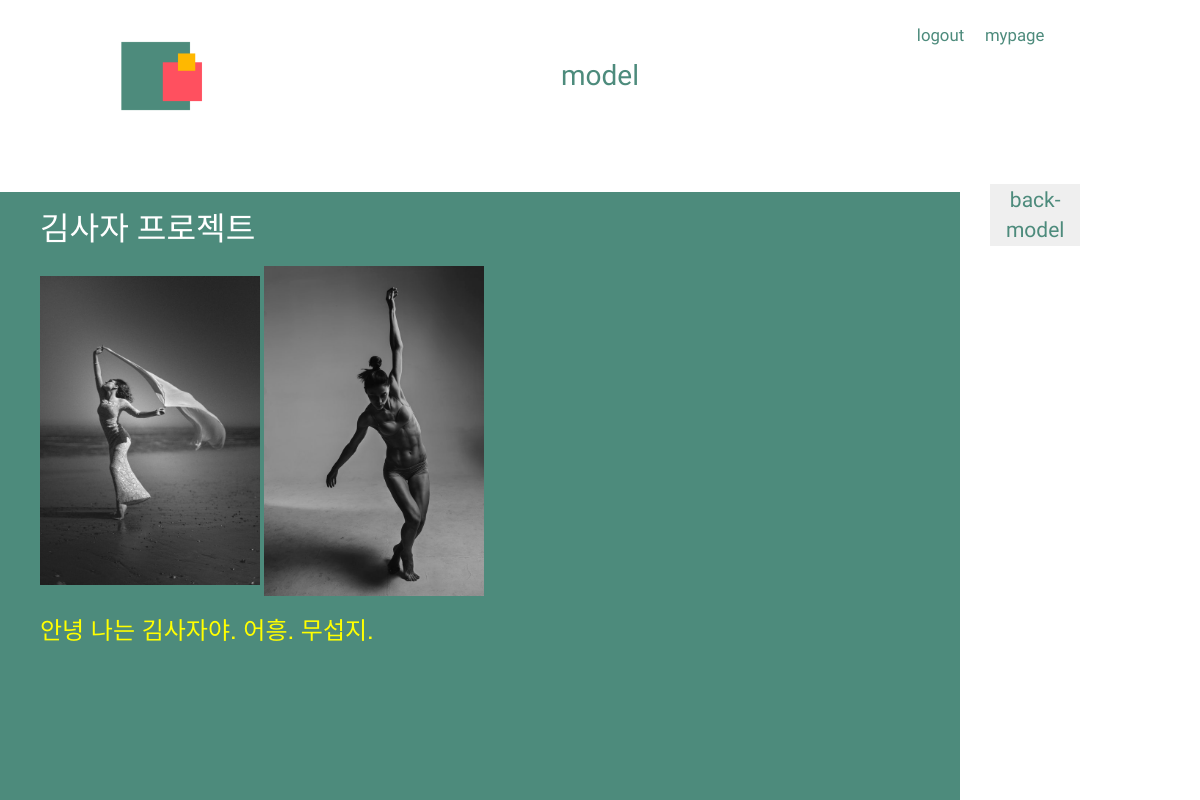
/posts/model/detail/3/, run on the app's committed database.
### posts/models.py (models this page shows, shortened)
class Models(models.Model):
    title = models.CharField(max_length=20)
    text = models.TextField(default='', null=True, blank=True)
    image1 = models.ImageField(upload_to = 'images/')
    image2 = models.ImageField(upload_to = 'images/', default='', null=True, blank=True)
    image3 = models.ImageField(upload_to = 'images/', default='', null=True, blank=True)
    image4 = models.ImageField(upload_to = 'images/', default='', null=True, blank=True)
    image5 = models.ImageField(upload_to = 'images/', default='', null=True, blank=True)
    thumbnail = ImageSpecField(source='image1', processors=[ResizeToFill(120,80)], format='JPEG')
    CATEGORY_CHOICES = (
        ('큐티', '큐티'),
        ('청량', '청량'),
        ('흑백사진', '흑백사진'),
        ('플러스모델', '플러스모델'),
    )
    category = models.CharField(max_length=5, choices=CATEGORY_CHOICES, null=True)

### posts/views.py (the view)
# urls.py: path('model/detail/<int:model_id>/', views.detail, name="model_detail"),
def detail(request, model_id):
    post_detail = Models.objects.get(pk=model_id)
    return render(request, 'model/model_detail.html', {'post_detail': post_detail})

### posts/templates/model/model_detail.html (shortened to what this page needs)
<head>
    {% load  staticfiles %}
    <link rel="stylesheet" href="{% static 'css/style.css' %}">
    <link rel="stylesheet" href="https://stackpath.bootstrapcdn.com/bootstrap/4.3.1/css/bootstrap.min.css">
    <link rel="stylesheet" href="https://maxcdn.bootstrapcdn.com/bootstrap/3.3.2/css/bootstrap.min.css">
</head>
<body>
                <a href="../../../user/home.html">
    <img class="logo" src="../../static/image/logo.png" alt="">
</a>
            <div class="title">
                <p>model</p>
            </div>
            <div class="category">
                <a href="">logout</a>
                <a href="">mypage</a>
            </div>
<div class="uploadpost">
        <a href="{% url 'model' %}"><button class="fifth">back-model</button></a>
        </div>
    <div class="detail_cut">
    <ul>
        <h2>{{ post_detail.title }}</h2>
        {% if post_detail.image1 != '' %}
        <img src="{{ post_detail.image1.url }}" width = "220" alt = "{{ post_detail.title }}">
        {% endif %}
        {% if post_detail.image2 != '' %}
        <img src="{{ post_detail.image2.url }}" width = "220" alt = "{{ post_detail.title }}">
        {% endif %}
        <h3>{{ post_detail.text }}</h3>
        <br>
    </ul>
    </div>
</body>

### posts/static/css/style.css (style rules this page uses)
body { margin: 0; padding: 0; }
.logo { z-index: 1; position: fixed; top: 5%; left: 10%; width: 7%; }
.title { z-index: 1; position: absolute; display: inline; top: 7%; left: 0; width: 100%; height: 1%; }
.title > p { position: relative; text-align: center; font-family: 'Lacquer', sans-serif; color: rgb(77,139,124); font-size: 2em; margin-top: 0; padding-top: 0; }
.category { z-index: 2; top: 3%; left: 75%; position: absolute; display: inline; }
.category > a { font-family: 'Lacquer', sans-serif; color: rgb(77,139,124); font-size: 1.2em; text-decoration: none; margin-left: 1em; }
.uploadpost { position: fixed; top: 23%; right: 10%; font-family: 'Lacquer', sans-serif; }
.uploadpost > a > .fifth { border: white; font-size: 1.5em; color: rgb(77,139,124); margin-left: 26%; margin-right: 0; }
.detail_cut > ul >h2 { color: white; font-family: 'Lacquer', sans-serif; font-size: 2.3em; margin-bottom: 2%; }
.detail_cut > ul > h3 { color: yellow; margin-right: 1%; }
.detail_cut > ul { z-index: 1; position: fixed; display: inline; top: 24%; left: 0; width: 80%; height: 100%; background-color: rgb(77,139,124); }

### data on the page
Models: title "김사자 프로젝트", image1 (picture), image2 (picture), text "안녕 나는 김사자야. 어흥. 무섭지."
